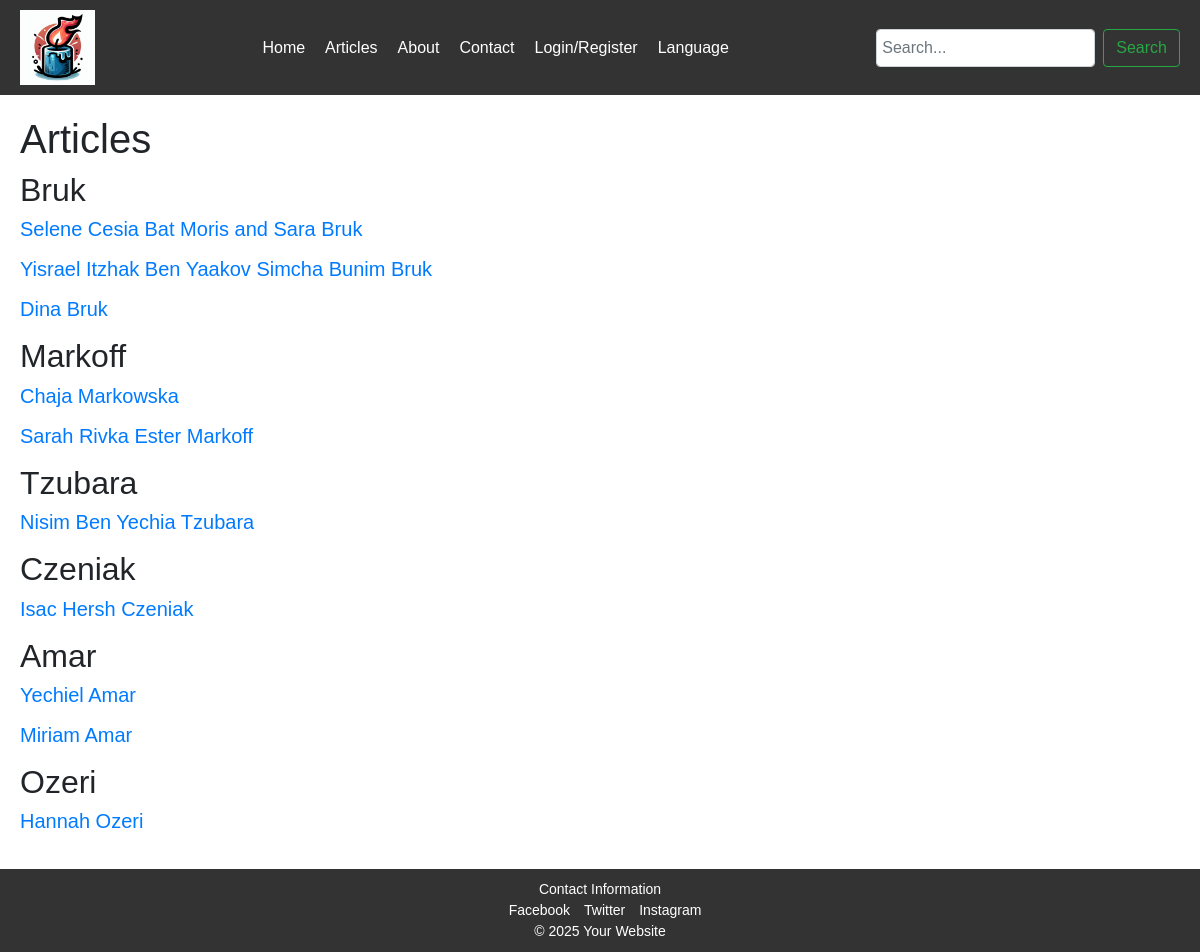
Page /articles on the earlier database version.
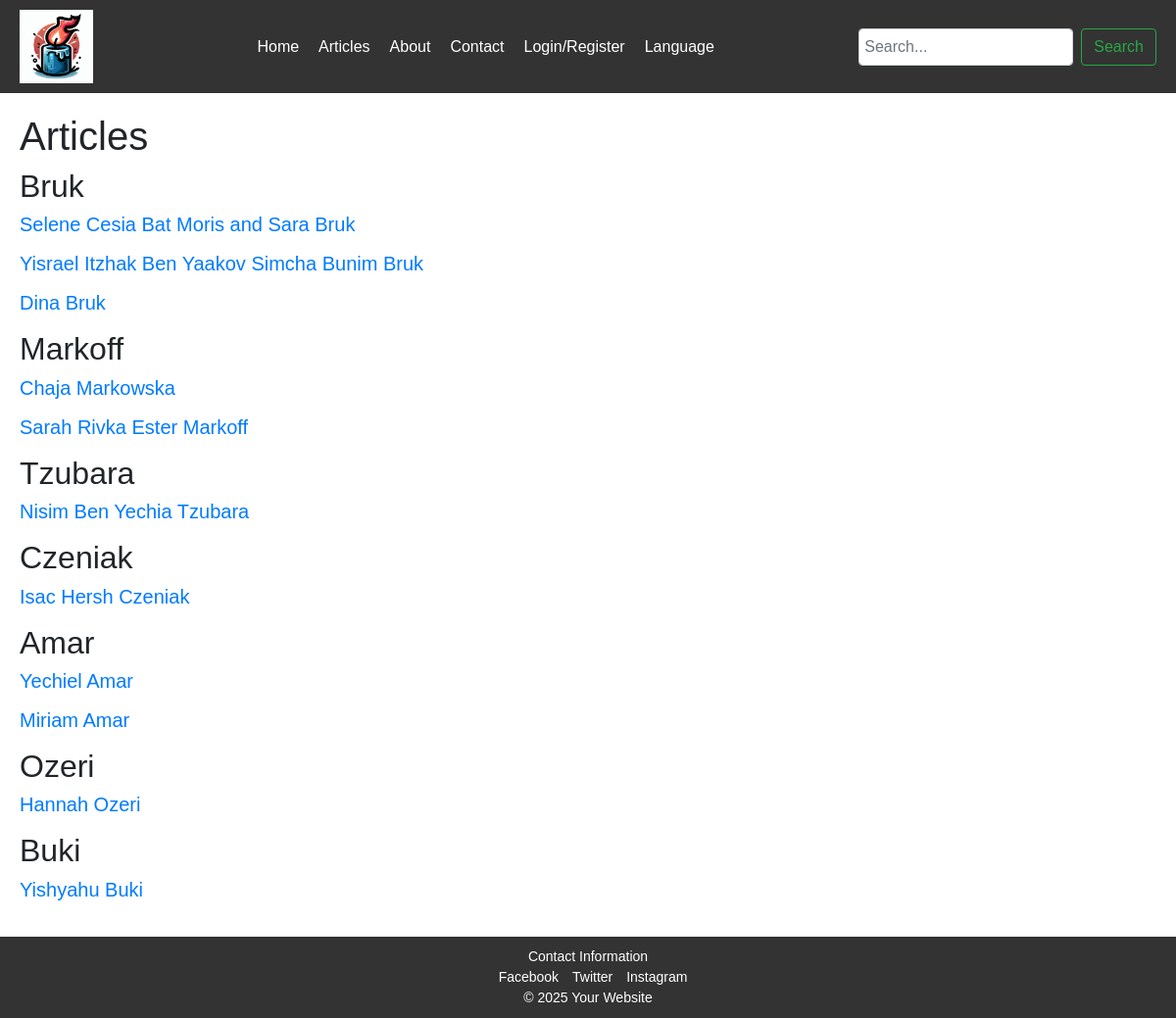
Same page on the later database version.
### app/models.py (models this page shows, shortened)
class Family(db.Model):
    id = db.Column(db.Integer, primary_key=True)
    name = db.Column(db.String(128), nullable=False, unique=True)
    name_he = db.Column(db.String(128), nullable=False, unique=True)
    members = db.relationship('Post', backref='family', lazy=True)

class Post(db.Model):
    id = db.Column(db.Integer, primary_key=True)
    title = db.Column(db.String(140), nullable=False)
    title_he = db.Column(db.String(140), nullable=False)
    publication_date = db.Column(db.DateTime, default=datetime.utcnow)
    user_id = db.Column(db.Integer, db.ForeignKey('user.id'), nullable=False)
    gregorian_death_date = db.Column(db.Date, nullable=False)
    hebrew_year = db.Column(db.Integer, nullable=False)
    hebrew_month = db.Column(db.Integer, nullable=False)
    hebrew_day = db.Column(db.Integer, nullable=False)
    family_id = db.Column(db.Integer, db.ForeignKey('family.id'), nullable=False)
    comments = db.relationship('Comment', backref='post', lazy=True)
    milestones = db.relationship('Milestone', backref='post', lazy=True, cascade="all, delete-orphan")

### app/main/routes.py (the view)
@main.route('/articles', endpoint='articles')
def articles():
    try:
        families = Family.query.all()  # Fetch all families
        return render_template('en/articles.html', families=families)  # Pass families to the template
    except Exception as e:
        print(f"Error rendering template: {e}")
        return str(e)

### app/main/templates/en/articles.html (shortened to what this page needs)
{% extends "en/layout.html" %}
{% block content %}
<h1>Articles</h1>
{% for family in families %}
<h2>{{ family.name }}</h2>
{% for post in family.members %}
<div class="article">
    <h5><a href="{{ url_for('main.article', post_id=post.id) }}">{{ post.title }}</a></h5>
</div>
{% endfor %}
{% endfor %}
{% endblock %}

### app/main/templates/en/layout.html (shortened to what this page needs)
<!DOCTYPE html>
<html lang="en">
<head>
    <link href="https://stackpath.bootstrapcdn.com/bootstrap/4.5.2/css/bootstrap.min.css" rel="stylesheet">
    <link rel="stylesheet" href="{{ url_for('static', filename='css/styles.css') }}">
</head>
<body>
    <header>
        <img src="{{ url_for('static', filename='images/candlelogo.png') }}" alt="Yizkor Logo" style="width:75px; height:auto;">
        <nav>
            <ul>
                <li><a href="{{ url_for('main.index') }}">Home</a></li>
                <li class="dropdown">
                    <a href="{{ url_for('main.articles') }}">Articles</a>
                </li>
                <li><a href="{{ url_for('main.about') }}">About</a></li>
                <li><a href="{{ url_for('main.contact') }}">Contact</a></li>
                <li class="dropdown">
                    <a href="#">Login/Register</a>
                </li>
                <li class="dropdown">
                    <a href="#">Language</a>
                </li>
            </ul>
        </nav>
        <div class="search-bar">
            <form class="form-inline my-2 my-lg-0" method="GET" action="{{ url_for('main.search') }}">
                <input class="form-control mr-sm-2" type="search" placeholder="Search..." aria-label="Search" name="query">
                <button class="btn btn-outline-success my-2 my-sm-0" type="submit">Search</button>
            </form>
        </div>
    </header>
    <main>
        {% block content %}{% endblock %}
    </main>
    <footer>
        <div class="contact">Contact Information</div>
        <div class="social-media">
            <a href="#">Facebook</a>
            <a href="#">Twitter</a>
            <a href="#">Instagram</a>
        </div>
        <div class="copyright">© 2025 Your Website</div>
    </footer>
</body>
</html>

### app/static/css/styles.css (style rules this page uses)
body { display: flex; flex-direction: column; min-height: 100vh; margin: 0; font-family: Arial, sans-serif; }
header { display: flex; justify-content: space-between; align-items: center; padding: 10px 20px; background-color: #333; color: white; }
nav ul { list-style: none; margin: 0; padding: 0; display: flex; }
nav ul li { margin-left: 20px; }
nav ul li a { color: white; text-decoration: none; font-size: 16px; }
.search-bar input { padding: 5px; font-size: 16px; }
main { flex: 1; padding: 20px; }
footer { padding: 10px 20px; background-color: #333; color: white; text-align: center; margin-top: auto; }
footer .contact, footer .social-media, footer .copyright { font-size: 14px; }
footer .social-media a { margin-left: 10px; color: white; text-decoration: none; }
form { max-width: 600px; margin: 0 auto; }

Differences in the rows shown:
added Family: name "Buki"
added Post: title "Yishyahu Buki", shown under "Buki"
